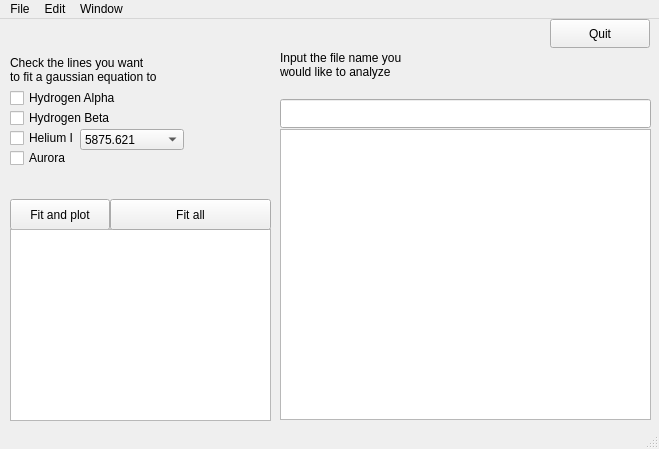
<?xml version="1.0" encoding="UTF-8"?>
<ui version="4.0">
 <class>aurora</class>
 <widget class="QMainWindow" name="aurora">
  <property name="geometry">
   <rect>
    <x>0</x>
    <y>0</y>
    <width>659</width>
    <height>449</height>
   </rect>
  </property>
  <property name="palette">
   <palette>
    <active>
     <colorrole role="Base">
      <brush brushstyle="SolidPattern">
       <color alpha="255">
        <red>255</red>
        <green>255</green>
        <blue>255</blue>
       </color>
      </brush>
     </colorrole>
     <colorrole role="LinkVisited">
      <brush brushstyle="SolidPattern">
       <color alpha="255">
        <red>176</red>
        <green>17</green>
        <blue>255</blue>
       </color>
      </brush>
     </colorrole>
    </active>
    <inactive>
     <colorrole role="Base">
      <brush brushstyle="SolidPattern">
       <color alpha="255">
        <red>255</red>
        <green>255</green>
        <blue>255</blue>
       </color>
      </brush>
     </colorrole>
     <colorrole role="LinkVisited">
      <brush brushstyle="SolidPattern">
       <color alpha="255">
        <red>176</red>
        <green>17</green>
        <blue>255</blue>
       </color>
      </brush>
     </colorrole>
    </inactive>
    <disabled>
     <colorrole role="Base">
      <brush brushstyle="SolidPattern">
       <color alpha="255">
        <red>255</red>
        <green>255</green>
        <blue>255</blue>
       </color>
      </brush>
     </colorrole>
     <colorrole role="LinkVisited">
      <brush brushstyle="SolidPattern">
       <color alpha="255">
        <red>176</red>
        <green>17</green>
        <blue>255</blue>
       </color>
      </brush>
     </colorrole>
    </disabled>
   </palette>
  </property>
  <property name="windowTitle">
   <string>MainWindow</string>
  </property>
  <property name="toolTip">
   <string/>
  </property>
  <widget class="QWidget" name="centralwidget">
   <widget class="QPushButton" name="pushButton">
    <property name="geometry">
     <rect>
      <x>10</x>
      <y>180</y>
      <width>100</width>
      <height>31</height>
     </rect>
    </property>
    <property name="toolTip">
     <string>Fits and plots a single line</string>
    </property>
    <property name="text">
     <string>Fit and plot</string>
    </property>
   </widget>
   <widget class="QLabel" name="label">
    <property name="geometry">
     <rect>
      <x>10</x>
      <y>30</y>
      <width>191</width>
      <height>41</height>
     </rect>
    </property>
    <property name="text">
     <string>Check the lines you want  
to fit a gaussian equation to</string>
    </property>
   </widget>
   <widget class="QPushButton" name="quit">
    <property name="geometry">
     <rect>
      <x>550</x>
      <y>0</y>
      <width>100</width>
      <height>29</height>
     </rect>
    </property>
    <property name="text">
     <string>Quit</string>
    </property>
   </widget>
   <widget class="QLineEdit" name="lineEdit">
    <property name="geometry">
     <rect>
      <x>280</x>
      <y>80</y>
      <width>371</width>
      <height>29</height>
     </rect>
    </property>
   </widget>
   <widget class="QLabel" name="label_2">
    <property name="geometry">
     <rect>
      <x>280</x>
      <y>30</y>
      <width>231</width>
      <height>31</height>
     </rect>
    </property>
    <property name="text">
     <string>Input the file name you 
would like to analyze</string>
    </property>
   </widget>
   <widget class="QListWidget" name="listWidget">
    <property name="geometry">
     <rect>
      <x>280</x>
      <y>110</y>
      <width>371</width>
      <height>291</height>
     </rect>
    </property>
   </widget>
   <widget class="QTextBrowser" name="infobox">
    <property name="geometry">
     <rect>
      <x>10</x>
      <y>210</y>
      <width>261</width>
      <height>192</height>
     </rect>
    </property>
   </widget>
   <widget class="QComboBox" name="comboBox">
    <property name="geometry">
     <rect>
      <x>80</x>
      <y>110</y>
      <width>104</width>
      <height>21</height>
     </rect>
    </property>
    <property name="toolTip">
     <string>Choose Helium line</string>
    </property>
    <item>
     <property name="text">
      <string>5875.621</string>
     </property>
    </item>
    <item>
     <property name="text">
      <string>4685.9179</string>
     </property>
    </item>
    <item>
     <property name="text">
      <string>4921.931</string>
     </property>
    </item>
    <item>
     <property name="text">
      <string>5015.6779</string>
     </property>
    </item>
    <item>
     <property name="text">
      <string>Fit all (will not return plot)</string>
     </property>
    </item>
   </widget>
   <widget class="QPushButton" name="fitall_2">
    <property name="geometry">
     <rect>
      <x>110</x>
      <y>180</y>
      <width>161</width>
      <height>31</height>
     </rect>
    </property>
    <property name="toolTip">
     <string>Fits all lines and returns an averaged velocity</string>
    </property>
    <property name="text">
     <string>Fit all</string>
    </property>
   </widget>
   <widget class="QCheckBox" name="HydrogenA">
    <property name="geometry">
     <rect>
      <x>10</x>
      <y>70</y>
      <width>141</width>
      <height>18</height>
     </rect>
    </property>
    <property name="text">
     <string>Hydrogen Alpha</string>
    </property>
   </widget>
   <widget class="QCheckBox" name="HydrogenB">
    <property name="geometry">
     <rect>
      <x>10</x>
      <y>90</y>
      <width>111</width>
      <height>18</height>
     </rect>
    </property>
    <property name="text">
     <string>Hydrogen Beta </string>
    </property>
   </widget>
   <widget class="QCheckBox" name="HeliumA">
    <property name="geometry">
     <rect>
      <x>10</x>
      <y>110</y>
      <width>85</width>
      <height>18</height>
     </rect>
    </property>
    <property name="text">
     <string>Helium I</string>
    </property>
   </widget>
   <widget class="QCheckBox" name="checkBox">
    <property name="geometry">
     <rect>
      <x>10</x>
      <y>130</y>
      <width>85</width>
      <height>18</height>
     </rect>
    </property>
    <property name="text">
     <string>Aurora</string>
    </property>
   </widget>
  </widget>
  <widget class="QMenuBar" name="menubar">
   <property name="geometry">
    <rect>
     <x>0</x>
     <y>0</y>
     <width>659</width>
     <height>22</height>
    </rect>
   </property>
   <widget class="QMenu" name="menuFile">
    <property name="title">
     <string>File</string>
    </property>
   </widget>
   <widget class="QMenu" name="menuEdit">
    <property name="title">
     <string>Edit</string>
    </property>
   </widget>
   <widget class="QMenu" name="menuWindow">
    <property name="title">
     <string>Window</string>
    </property>
   </widget>
   <addaction name="menuFile"/>
   <addaction name="menuEdit"/>
   <addaction name="menuWindow"/>
  </widget>
  <widget class="QStatusBar" name="statusbar"/>
 </widget>
 <resources/>
 <connections/>
</ui>
